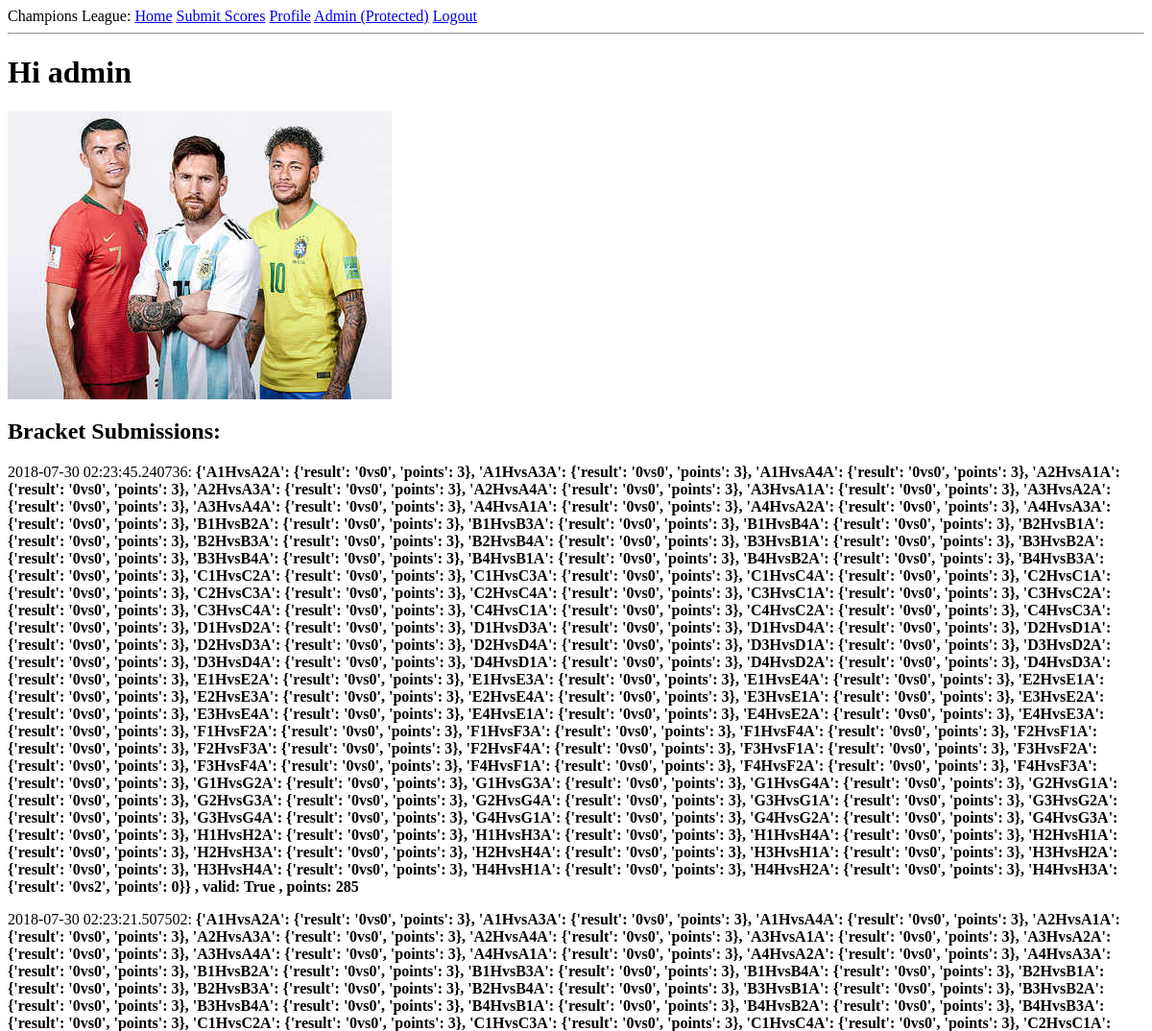
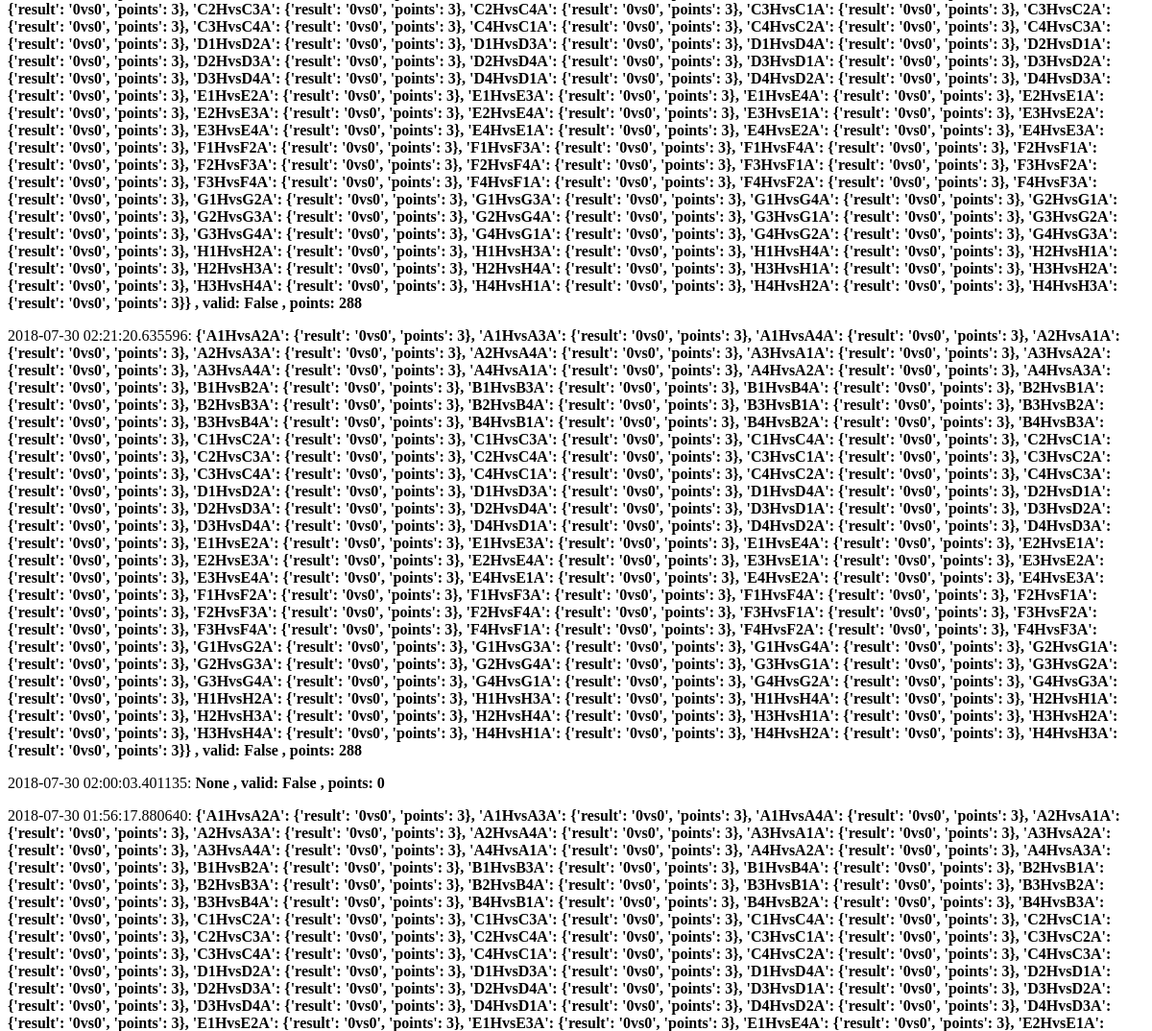
The app's page /profile (signed in, upper part), older data (2 pictures, top to bottom).
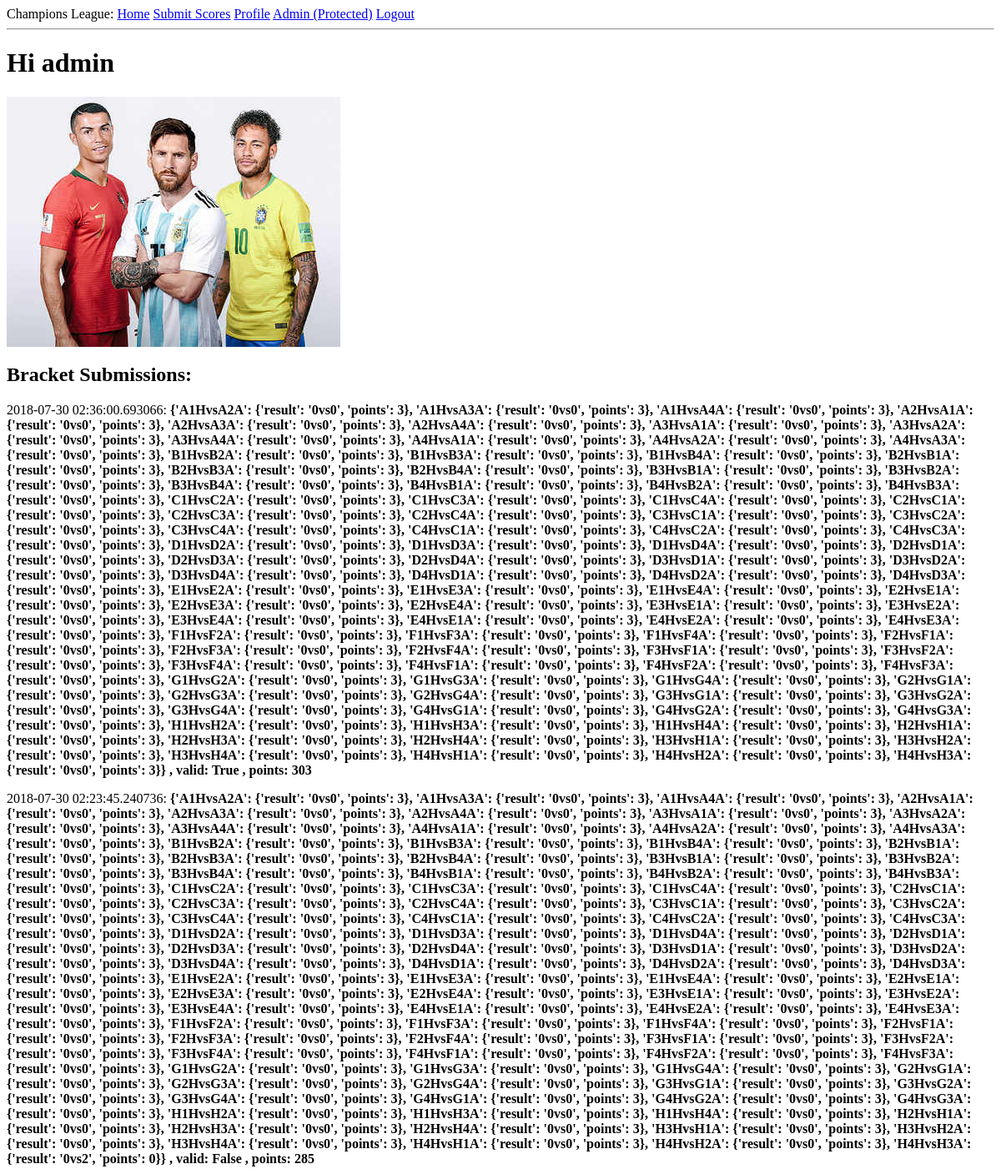
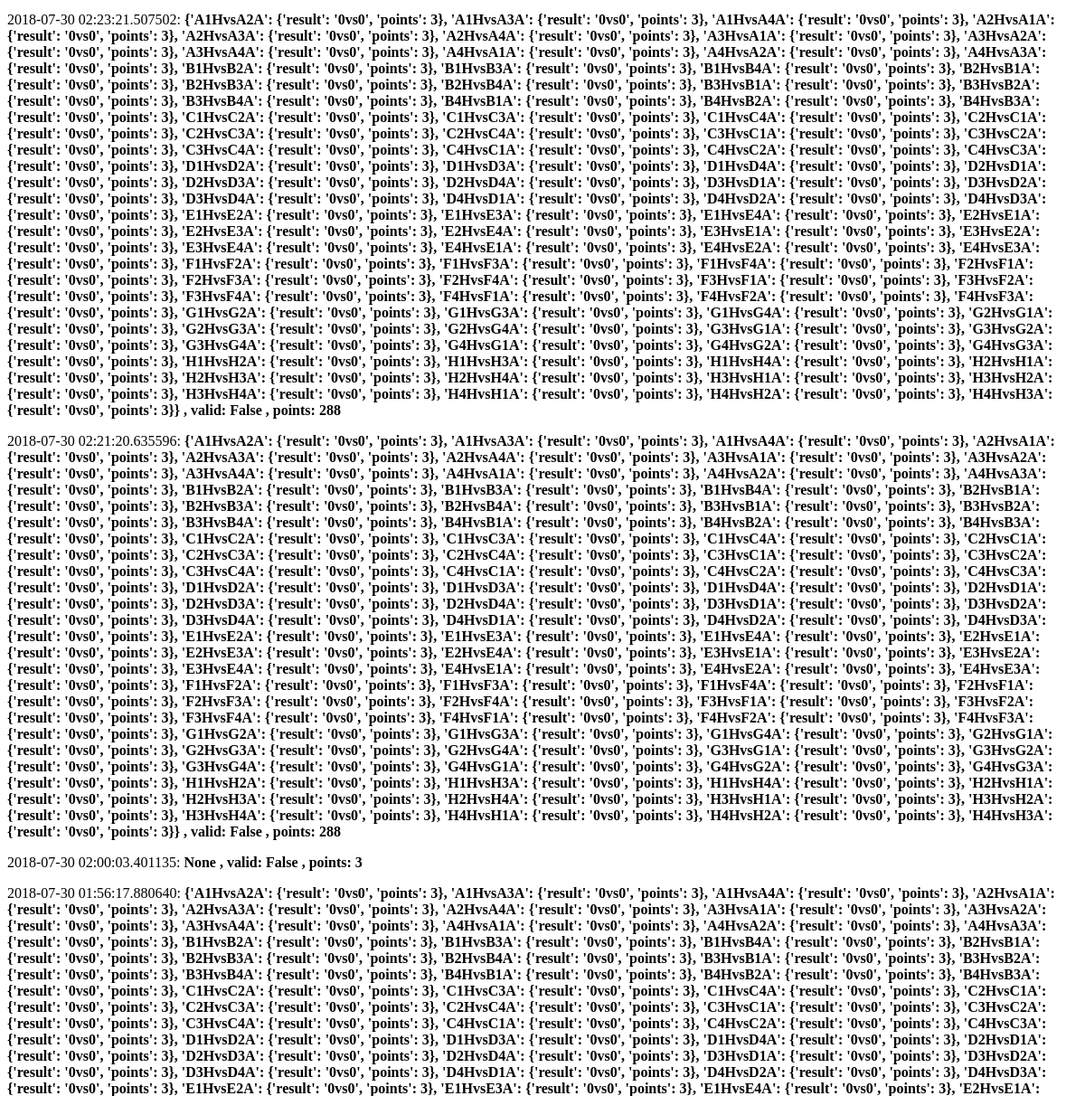
The same page, newer data (2 pictures, top to bottom).
### app/models.py (models this page shows, shortened)
class User(UserMixin, db.Model):
	id = db.Column(db.Integer, primary_key=True)
	username = db.Column(db.String(64), index=True, unique=True)
	email = db.Column(db.String(120), index=True, unique=True)
	password_hash = db.Column(db.String(128))

class Post(db.Model):
	id = db.Column(db.Integer, primary_key=True)
	timestamp = db.Column(db.DateTime, index=True, default=datetime.utcnow)
	user_id = db.Column(db.Integer, db.ForeignKey('user.id'))
	bracket = db.Column(db.PickleType)
	points = db.Column(db.Integer)
	valid = db.Column(db.Boolean, default=False) # Post is only valid if it's the latest submission for a user
	group_stage_guess = db.Column(db.PickleType)
	R16_guess = db.Column(db.PickleType)
	QF_guess = db.Column(db.PickleType)
	SF_guess = db.Column(db.PickleType)
	F_guess = db.Column(db.PickleType)
	def get_guess(self, game_stage):
		if game_stage == "group" and self.group_stage_guess:
			return pickle.loads(self.group_stage_guess)
		elif game_stage == "R16" and self.R16_guess:
			return pickle.loads(self.R16_guess)
		elif game_stage == "QF" and self.QF_guess:
			return pickle.loads(self.QF_guess)
		elif game_stage == "SF" and self.SF_guess:
			return pickle.loads(self.SF_guess)
		elif game_stage == "F" and self.F_guess:
			return pickle.loads(self.F_guess)
		return None

### app/routes.py (the view)
@app.route('/profile')
@login_required
def profile():
	posts=Post.query.filter_by(user_id=current_user.id).order_by(desc('timestamp')).all()
	return render_template('profile.html', posts=posts)

### app/models.py (called while the page is built)
@login.user_loader
def load_user(id):
	return User.query.get(int(id))

### app/templates/profile.html
{% extends "base.html" %}
{% block content %}
    <h1>Hi {{ current_user.username }}</h1>
    <img src="/static/img/cr_messi_ney.jpg"  height="300" alt="">
    <h2>Bracket Submissions:</h2>
    {% for post in posts %}
    <div><p>{{ post.timestamp }}: <b>{{ post.get_guess("group") }}</b> <b>, valid: {{ post.valid }}</b> <b>, points: {{ post.points }}</b></p></div>
    {% endfor %}
{% endblock %}

### app/templates/base.html (shortened to what this page needs)
<html>
    <head>
    </head>
    <body>
       <div>
            Champions League:
            <a href="{{ url_for('index') }}">Home</a>
            <a href="{{ url_for('submit_scores', game_stage='group') }}">Submit Scores</a>
            <a href="{{ url_for('profile') }}">Profile</a>
            <a href="{{ url_for('admin_submit_scores', game_stage='group') }}">Admin (Protected)</a>
            {% if current_user.is_anonymous %}
            <a href="{{ url_for('login') }}">Login</a>
            {% else %}
            <a href="{{ url_for('logout') }}">Logout</a>
            {% endif %}
        </div>
        <hr>
        {% block content %}{% endblock %}
    </body>
</html>

Row changes from the older to the newer data that the page shows:
added Post: timestamp "2018-07-30 02:36:00.693066", get_guess "{'A1HvsA2A': {'result': '0vs0', 'points': 3}, 'A1HvsA3A': {'result': '0vs0', 'points': 3}, 'A1HvsA4A': {'result': '0vs0', 'points': 3}, 'A2HvsA1A': {'result': '0vs0', 'points': 3}, 'A2HvsA3A': {'result': '0vs0', 'points': 3}, 'A2HvsA4A': {'result': '0vs0', 'points': 3}, 'A3HvsA1A': {'result': '0vs0', 'points': 3}, 'A3HvsA2A': {'result': '0vs0', 'points': 3}, 'A3HvsA4A': {'result': '0vs0', 'points': 3}, 'A4HvsA1A': {'result': '0vs0', 'points': 3}, 'A4HvsA2A': {'result': '0vs0', 'points': 3}, 'A4HvsA3A': {'result': '0vs0', 'points': 3}, 'B1HvsB2A': {'result': '0vs0', 'points': 3}, 'B1HvsB3A': {'result': '0vs0', 'points': 3}, 'B1HvsB4A': {'result': '0vs0', 'points': 3}, 'B2HvsB1A': {'result':…", valid "True", points "303"
changed Post (number 2 of 6 on the later page): valid "True" → "False"
changed Post "None": points "0" → "3"
